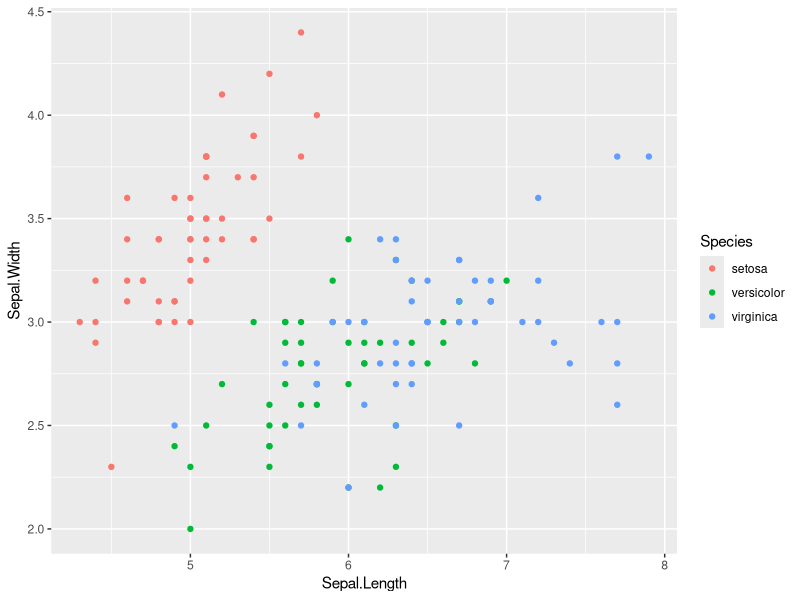
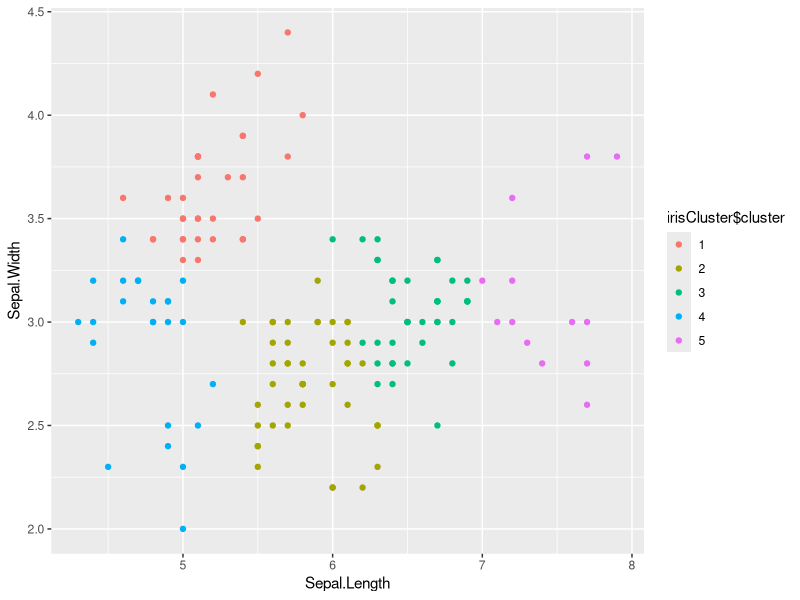
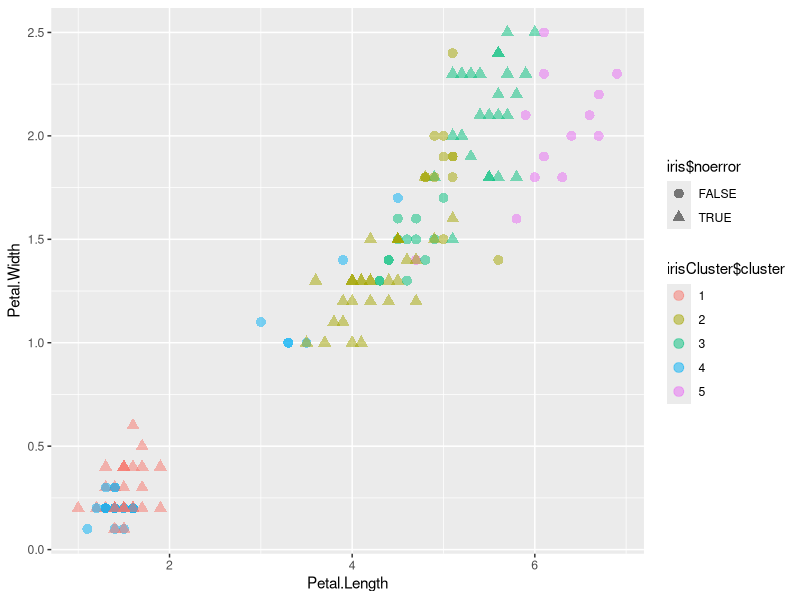

Source code (R) for these figures, in order:
# K Means Clustering is an unsupervised learning algorithm that tries to cluster data based on
# their similarity. Unsupervised learning means that there is no outcome to be predicted, and the
# algorithm just tries to find patterns in the data. In k means clustering, we have the specify 
# the number of clusters we want the data to be grouped into. The algorithm randomly assigns each
# observation to a cluster, and finds the centroid of each cluster. Then, the algorithm iterates
# through two steps:
# 
#     Reassign data points to the cluster whose centroid is closest.
#     Calculate new centroid of each cluster.
#  
# These two steps are repeated till the within cluster variation cannot be reduced any further.
# The within cluster variation is calculated as the sum of the euclidean distance between the
# data points and their respective cluster centroids.

library(datasets)
library(ggplot2)
head(iris)
ggplot(iris, aes(Sepal.Length, Sepal.Width, color = Species)) + geom_point()
set.seed(20)
irisCluster <- kmeans(iris[, 1:2], 5, nstart = 20)
irisCluster
table(irisCluster$cluster, iris$Species)

irisCluster$cluster <- as.factor(irisCluster$cluster)
ggplot(iris, aes(Sepal.Length, Sepal.Width, color = irisCluster$cluster)) + geom_point()

not.error <- unclass(iris$Species) == irisCluster$cluster
iris$noerror <- not.error
#See errors 
ggplot(iris, aes(Petal.Length, Petal.Width, color = irisCluster$cluster)) +
  geom_point(size = 3, alpha = 0.5, aes(shape = iris$noerror))
